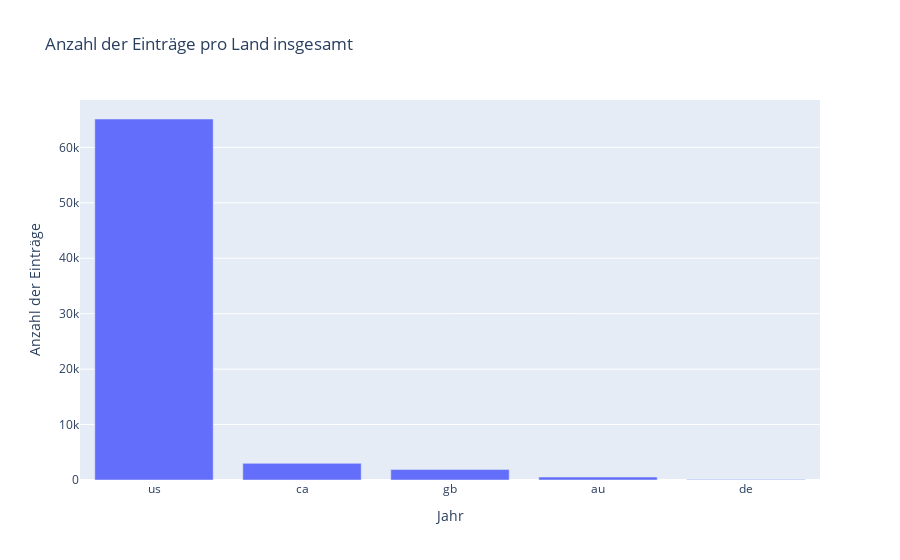

Notebook code for this chart:
### Markdown cell above
## Country Distribution

### Code cell
# Daten einlesen
df = pd.read_csv('data/ufo_data.csv')

# group by year and counting entry 
jahreszahl_count = df['country'].value_counts()

fig = go.Figure(data=[go.Bar(x=jahreszahl_count.index, y=jahreszahl_count.values)])

fig.update_layout(title='Anzahl der Einträge pro Land insgesamt',
                  xaxis_title='Jahr',
                  yaxis_title='Anzahl der Einträge')

fig.show()

### Figure 1 — Plotly figure (JSON) as saved in the notebook; plotly's stock layout.template omitted (floating-point values rounded to 4 significant figures)
{"data": [{"type": "bar", "x": ["us", "ca", "gb", "au", "de"], "y": [65114, 3000, 1905, 538, 105]}], "layout": {"title": {"text": "Anzahl der Einträge pro Land insgesamt"}, "xaxis": {"title": {"text": "Jahr"}}, "yaxis": {"title": {"text": "Anzahl der Einträge"}}}}
